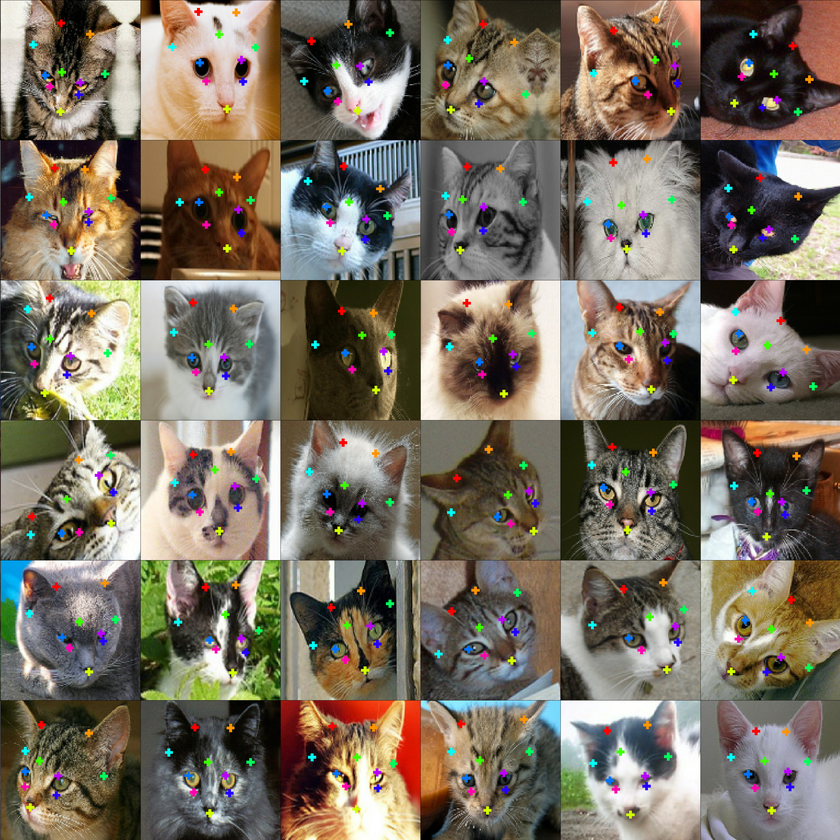
#> input picture images/cat.png, 840 x 840 px, shrunk from 3600 x 3599 before the run, found by its file name; its folder holds only this picture in this run
$ python transfer-plot.py
#> lines starting #> are read from the running program, lines starting #| are printed output that depends on the picture
from PIL import Image
import numpy as np
import os
import unittest

def get_image_as_array(base_path, img_name):
    return np.asarray(Image.open(base_path + "/" + img_name), dtype="uint8")


def build_upper_row(matrix, n, upper_row_path):
    mx, my, mz = matrix.shape
    x, y = (mx//(n+1), my//(n+1))
    paths = os.listdir(upper_row_path)
    ctr = 2
    for i, path in enumerate(paths):
        img = get_image_as_array(upper_row_path, path)
        matrix[(x*(i+1)):(x*ctr), 0:y, ...] = img
        ctr += 1

def build_left_col(matrix, n, left_col_path):
    mx, my, mz = matrix.shape
    x, y = (mx//(n+1), my//(n+1))
    paths = os.listdir(left_col_path)
    ctr = 2
    for i, path in enumerate(paths):
        img = get_image_as_array(left_col_path, path)
        matrix[0:x, (y*(i+1)):(y*ctr), ...] = img
        ctr += 1

def print_array(arr):
    img = Image.fromarray(arr)
    img.show()

def build_transfer(matrix, n, transfer_path):
    mx, my, mz = matrix.shape
    x, y = (mx//(n+1), my//(n+1))
    paths = sorted(os.listdir(transfer_path))
    ctr = 0
    print(paths)
    for i, path in enumerate(paths):
        if i % n == 0: ctr += 1
        img = get_image_as_array(transfer_path, path)
        x1 = x*(((i + 1) % n)+1)
        x2 = x*(((i + 1) % n)+2)
        matrix[x1:x2, (y*ctr):(y*(ctr+1)), ...] = img

def save_transfer(m, path):
    print(m.shape)
    img = Image.fromarray(m)
    img.show()
    img.save(path + 'transfer_matrix.png', format='PNG')

def generate_transfer_matrix(upper_row_path, left_col_path, transfer_path):
    """Returns a transfer matrix given three paths to upper row images,
    left side images and transfer images.
    It assumes all images are the same width and height"""
    paths = os.listdir(upper_row_path)
    n = len(paths)
    x,y,z = get_image_as_array(upper_row_path, paths[0]).shape
#> in get_image_as_array, returned value is the input picture: shape (840, 840, 4); mean R, G, B, A 121, 111.5, 97.7, 255
#> x = 840; y = 840; z = 4
    mx, my = ((n+1) * x, (n+1) * y)
#> mx = 1680; my = 1680
    m = np.zeros((mx, my, z), dtype="uint8")
    build_upper_row(m, n, upper_row_path)
#> in build_upper_row, `matrix[(x*(i+1)):(x*ctr), 0:y, ...] = img`:
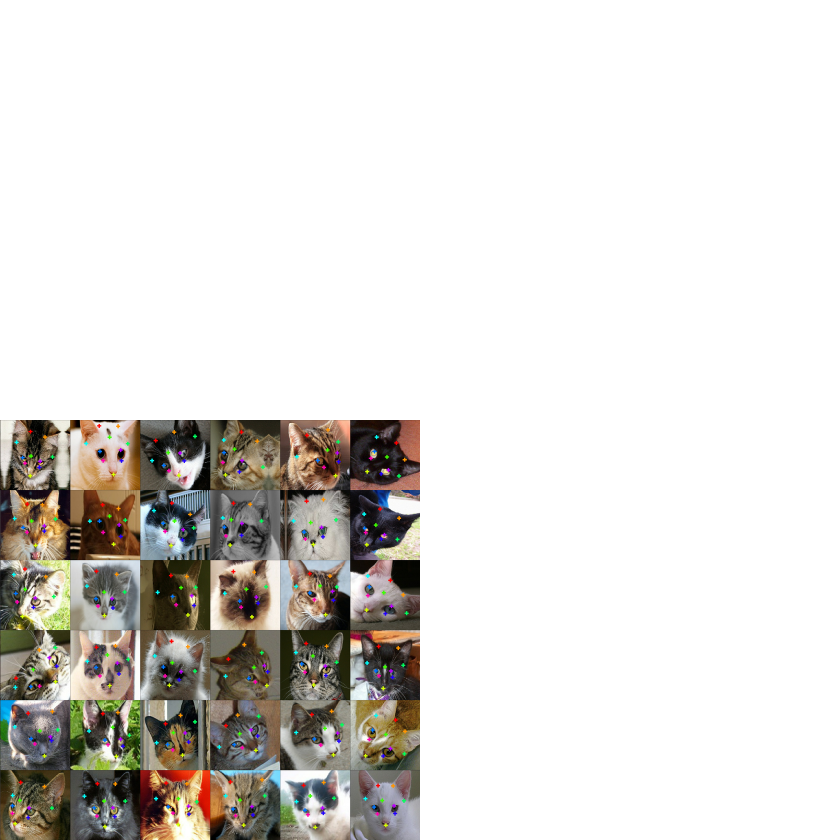
#> matrix: shape (1680, 1680, 4) (shown at 1/2 size); mean R, G, B, A 30.2, 27.9, 24.4, 63.8; transparent parts drawn white
    build_left_col(m, n, left_col_path)
    build_transfer(m, n, transfer_path)
    save_transfer(m, './')
    return m

#> (the run stopped early here; a loop or call above may not have finished)

$ run again, on images/kp_overview.png
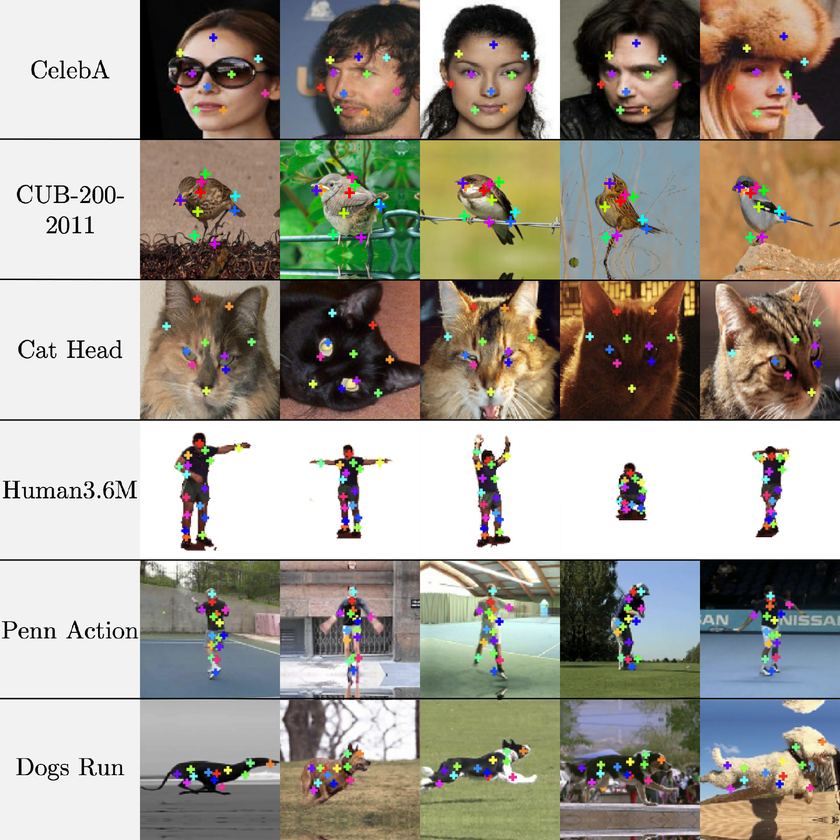
#> input picture images/kp_overview.png, 840 x 840 px, shrunk from 1800 x 1800 before the run, found by its file name
#> in get_image_as_array, returned value is the input picture: shape (840, 840, 4); mean R, G, B, A 157, 151.5, 140.5, 255
#> in generate_transfer_matrix, `x,y,z = get_image_as_array(upper_row_path, paths[0]).shape`: x = 840; z = 4
#> in generate_transfer_matrix, `mx, my = ((n+1) * x, (n+1) * y)`: mx = 1680
#> in build_upper_row, `matrix[(x*(i+1)):(x*ctr), 0:y, ...] = img`:
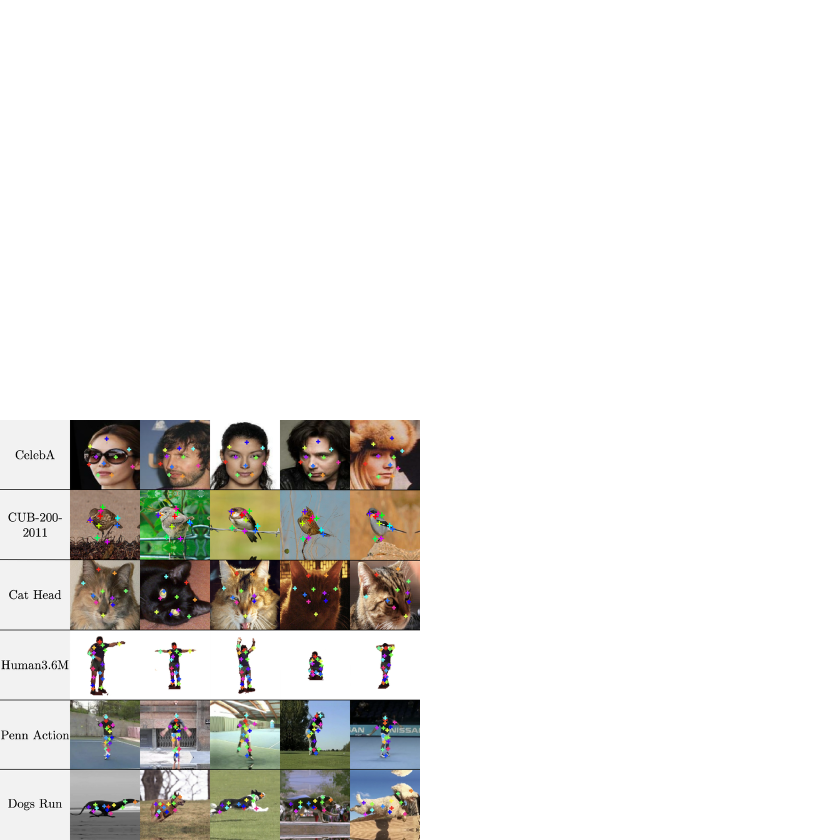
#> matrix: shape (1680, 1680, 4) (shown at 1/2 size); mean R, G, B, A 39.3, 37.9, 35.1, 63.8; transparent parts drawn white

$ run again, on images/cat2.png
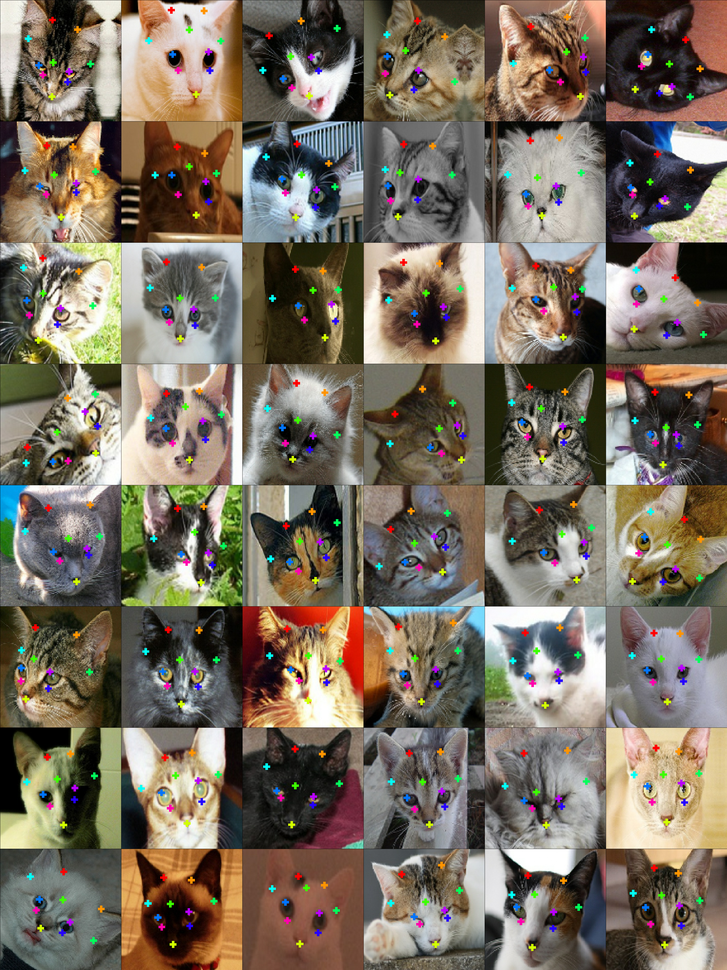
#> input picture images/cat2.png, 727 x 970 px, shrunk from 3600 x 4800 before the run, found by its file name
#> in get_image_as_array, returned value is the input picture: shape (970, 727, 4); mean R, G, B, A 121.5, 111.1, 96.9, 255
#> in generate_transfer_matrix, `x,y,z = get_image_as_array(upper_row_path, paths[0]).shape`: x = 970; y = 727; z = 4
#> in generate_transfer_matrix, `mx, my = ((n+1) * x, (n+1) * y)`: mx = 1940; my = 1454
#> in build_upper_row, `matrix[(x*(i+1)):(x*ctr), 0:y, ...] = img`:
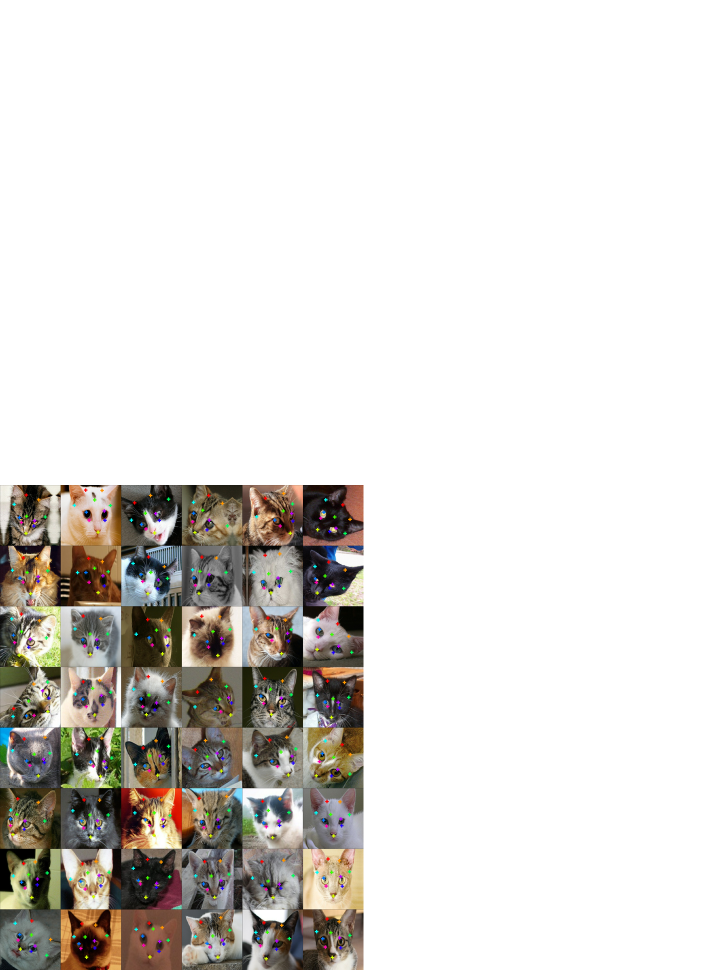
#> matrix: shape (1940, 1454, 4) (shown at 1/2 size); mean R, G, B, A 30.4, 27.8, 24.2, 63.8; transparent parts drawn white
